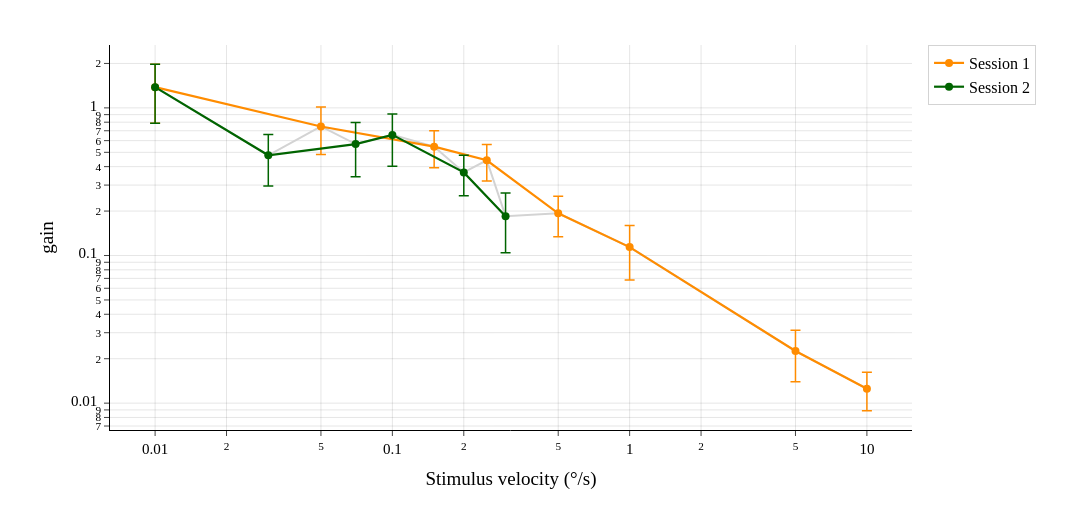

Notebook source saved alongside this figure:
### Markdown cell above
# Plot mean participant gain

### Code cell
fig_t = go.Figure()
# Thin background line showing the overall velocity order.
fig_t.add_trace(go.Scatter(
    x=gain_t_ci['velocity'],
    y=gain_t_ci['mean_gain'],
    mode='lines', line=dict(color='lightgrey', width=2),
    hoverinfo='skip', showlegend=False,
))

session_2_velocities = [0.01, 0.03, 0.07, 0.1, 0.2, 0.3]
session_2_mask = gain_t_ci['velocity'].isin(session_2_velocities)
session_1_mask = (~session_2_mask) | np.isclose(gain_t_ci['velocity'], 0.01)

for selection, color, session_name in (
    (session_1_mask, 'darkorange', 'Session 1'),
    (session_2_mask, 'darkgreen', 'Session 2'),
):
    plotted = gain_t_ci.loc[selection].sort_values('velocity')
    fig_t.add_trace(go.Scatter(
        x=plotted['velocity'],
        y=plotted['mean_gain'],
        mode='markers+lines',
        line=dict(color=color, width=2.2),
        marker=dict(color=color, size=8),
        name=session_name,
        customdata=np.column_stack([
            plotted['ci_lower'], plotted['ci_upper'], plotted['n_subjects']
        ]),
        error_y=dict(
            type='data', symmetric=False,
            array=plotted['ci_upper'] - plotted['mean_gain'],
            arrayminus=plotted['mean_gain'] - plotted['ci_lower'],
            thickness=1.5, width=5, color=color,
        ),
        hovertemplate=(
            'Velocity=%{x:g} °/s<br>'
            'Mean gain=%{y:.4g}<br>'
            '95% t-CI=[%{customdata[0]:.4g}, %{customdata[1]:.4g}]<br>'
            'Participants=%{customdata[2]:.0f}<extra></extra>'
        ),
    ))
fig_t.update_xaxes(
    type='log', title_text='Stimulus velocity (°/s)',
    showline=True, linecolor='black', linewidth=1,
    ticks='outside', tickfont=dict(size=15),
    showgrid=True, gridcolor='rgba(0, 0, 0, 0.10)', zeroline=False,
)
fig_t.update_yaxes(
    type='log', title_text='gain', title_standoff=12,
    showline=True, linecolor='black', linewidth=1,
    ticks='outside', tickfont=dict(size=15),
    showgrid=True, gridcolor='rgba(0, 0, 0, 0.10)', zeroline=False,
)
fig_t.update_layout(
    template='plotly_white',
    width=1150,
    height=520,
    font=dict(family='Times New Roman', size=16, color='black'),
    margin=dict(l=110, r=180, t=45, b=90),
    legend=dict(
        x=1.02, y=1.0, xanchor='left', yanchor='top',
        bgcolor='rgba(255,255,255,0.85)',
        bordercolor='lightgrey', borderwidth=1,
    ),
    plot_bgcolor='white', paper_bgcolor='white',
)
fig_t.show()

### Figure 1 — Plotly figure (JSON) as saved in the notebook; plotly's stock layout.template omitted (floating-point values rounded to 4 significant figures)
{"data": [{"hoverinfo": "skip", "line": {"color": "lightgrey", "width": 2}, "mode": "lines", "showlegend": false, "type": "scatter", "x": [0.01, 0.03, 0.05, 0.07, 0.1, 0.15, 0.2, 0.25, 0.3, 0.5, 1.0, 5.0, 10.0], "y": [1.382, 0.4776, 0.7482, 0.5687, 0.6561, 0.5462, 0.3656, 0.4417, 0.1847, 0.193, 0.114, 0.02254, 0.01252]}, {"customdata": [[0.7883, 1.975, 13.0], [0.4836, 1.013, 13.0], [0.3934, 0.6991, 13.0], [0.3192, 0.5643, 13.0], [0.1338, 0.2522, 13.0], [0.06832, 0.1597, 13.0], [0.01395, 0.03113, 13.0], [0.008882, 0.01616, 13.0]], "error_y": {"array": [0.5932, 0.2646, 0.1528, 0.1225, 0.05922, 0.04571, 0.008591, 0.003641], "arrayminus": [0.5932, 0.2646, 0.1528, 0.1225, 0.05922, 0.04571, 0.008591, 0.003641], "color": "darkorange", "symmetric": false, "thickness": 1.5, "type": "data", "width": 5}, "hovertemplate": "Velocity=%{x:g} °/s<br>Mean gain=%{y:.4g}<br>95% t-CI=[%{customdata[0]:.4g}, %{customdata[1]:.4g}]<br>Participants=%{customdata[2]:.0f}<extra></extra>", "line": {"color": "darkorange", "width": 2.2}, "marker": {"color": "darkorange", "size": 8}, "mode": "markers+lines", "name": "Session 1", "type": "scatter", "x": [0.01, 0.05, 0.15, 0.25, 0.5, 1.0, 5.0, 10.0], "y": [1.382, 0.7482, 0.5462, 0.4417, 0.193, 0.114, 0.02254, 0.01252]}, {"customdata": [[0.7883, 1.975, 13.0], [0.2959, 0.6593, 12.0], [0.341, 0.7965, 12.0], [0.4022, 0.91, 12.0], [0.2544, 0.4768, 12.0], [0.1043, 0.2651, 12.0]], "error_y": {"array": [0.5932, 0.1817, 0.2277, 0.2539, 0.1112, 0.0804], "arrayminus": [0.5932, 0.1817, 0.2277, 0.2539, 0.1112, 0.0804], "color": "darkgreen", "symmetric": false, "thickness": 1.5, "type": "data", "width": 5}, "hovertemplate": "Velocity=%{x:g} °/s<br>Mean gain=%{y:.4g}<br>95% t-CI=[%{customdata[0]:.4g}, %{customdata[1]:.4g}]<br>Participants=%{customdata[2]:.0f}<extra></extra>", "line": {"color": "darkgreen", "width": 2.2}, "marker": {"color": "darkgreen", "size": 8}, "mode": "markers+lines", "name": "Session 2", "type": "scatter", "x": [0.01, 0.03, 0.07, 0.1, 0.2, 0.3], "y": [1.382, 0.4776, 0.5687, 0.6561, 0.3656, 0.1847]}], "layout": {"font": {"color": "black", "family": "Times New Roman", "size": 16}, "height": 520, "legend": {"bgcolor": "rgba(255,255,255,0.85)", "bordercolor": "lightgrey", "borderwidth": 1, "x": 1.02, "xanchor": "left", "y": 1, "yanchor": "top"}, "margin": {"b": 90, "l": 110, "r": 180, "t": 45}, "paper_bgcolor": "white", "plot_bgcolor": "white", "width": 1150, "xaxis": {"gridcolor": "rgba(0, 0, 0, 0.10)", "linecolor": "black", "linewidth": 1, "showgrid": true, "showline": true, "tickfont": {"size": 15}, "ticks": "outside", "title": {"text": "Stimulus velocity (°/s)"}, "type": "log", "zeroline": false}, "yaxis": {"gridcolor": "rgba(0, 0, 0, 0.10)", "linecolor": "black", "linewidth": 1, "showgrid": true, "showline": true, "tickfont": {"size": 15}, "ticks": "outside", "title": {"standoff": 12, "text": "gain"}, "type": "log", "zeroline": false}}}
